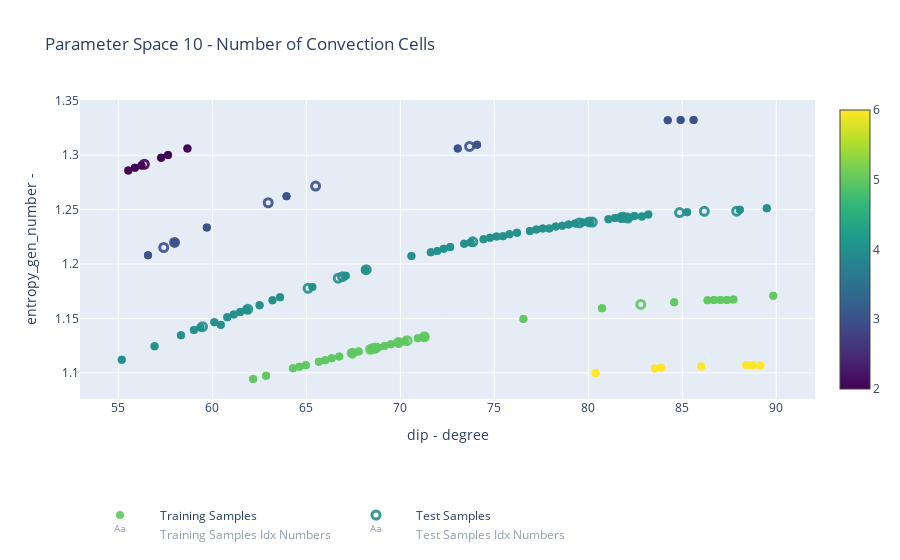

This figure's notebook cell:
### Code cell
# Stack the custom data: [sample_idx, zero_crossings]
custom_data_training = np.column_stack([
    parameters_training.index.to_numpy(),
    parameters_training['zero_crossings'].to_numpy()[:, 0]
])

custom_data_test = np.column_stack([
    parameters_test.index.to_numpy(),
    parameters_test['zero_crossings'].to_numpy()[:, 0]
])

vmin = min(parameters_training['zero_crossings'].values.min(), parameters_test['zero_crossings'].values.min())
vmax = max(parameters_training['zero_crossings'].values.max(), parameters_test['zero_crossings'].values.max())
cmap = 'viridis' #'portland'

# All Training Samples
fig = go.Figure(data=go.Scatter(
    x=parameters_training[x_key.get('key')],
    y=parameters_training[y_key.get('key')],
    mode='markers',
    text = parameters_training.index.to_numpy(),
    name = 'Training Samples',
    marker=dict(
        size=8,
        color=parameters_training['zero_crossings'].to_numpy()[:, 0],
        colorscale=cmap,
        showscale=True,
        opacity=0.9,
        cmin=vmin,
        cmax=vmax,
    ),
    customdata=custom_data_training,
    hovertemplate = (
        'Training Idx: %{customdata[0]:03d}<br>' +
        f'{x_key.get('key')}: %{{x:.2f}}<br>' +
        f'{y_key.get('key')}: %{{y:.2f}}<br>' +
        'zero_crossings: %{customdata[1]:d}<extra></extra>'
    )
))

# All Test Samples
fig.add_trace(go.Scatter(
    x=parameters_test[x_key.get('key')],
    y=parameters_test[y_key.get('key')],
    mode='markers',
    text = parameters_test.index.to_numpy(),
    name = 'Test Samples',
    marker=dict(
        size=8,
        color= 'rgba(0,0,0,0)',  # transparent fill
        line=dict(
            colorscale=cmap,
            color=parameters_test['zero_crossings'].to_numpy()[:, 0],
            width=3,
            cmin=vmin,
            cmax=vmax,
        ),
        showscale=False,
        opacity=0.9,

    ),
    customdata=custom_data_test,
    hovertemplate=(
        'Test Idx: %{customdata[0]:03d}<br>' +
        f'{x_key.get('key')}: %{{x:.2f}}<br>' +
        f'{y_key.get('key')}: %{{y:.2f}}<br>' +
        'zero_crossings: %{customdata[1]:d}<extra></extra>'
    )
))

if PARAMETER_SPACE == "07":
    fig.add_trace(go.Scatter(
        x=parameters_test[x_key.get('key')],
        y=parameters_test[('zero_crossings_vnc', 'No Unit')],  # entropy_gen_number_vnc
        mode='markers',
        text = parameters_test.index.to_numpy(),
        name = 'Test Samples VNC',
        marker_symbol = 'square',
        marker=dict(
            size=8,
            color= 'rgba(0,0,0,0)',  # transparent fill
            line=dict(
                colorscale=cmap,
                color=parameters_test['zero_crossings_vnc'].to_numpy()[:, 0],
                width=3,
                cmin=vmin,
                cmax=vmax,
            ),
            showscale=False,
            opacity=0.9,

        ),
        customdata=custom_data_test,
        hovertemplate=(
            'Test Idx: %{customdata[0]:03d}<br>' +
            f'{x_key.get('key')}: %{{x:.2f}}<br>' +
            f'{y_key.get('key')}: %{{y:.2f}}<br>' +
            'zero_crossings: %{customdata[1]:d}<extra></extra>'
        )
    ))

highlight_mask = parameters_training.index.isin(indices_to_highlight_training)
# Highlighted points
fig.add_trace(go.Scatter(
    x=parameters_training.loc[highlight_mask, x_key.get('key')],
    y=parameters_training.loc[highlight_mask, y_key.get('key')],
    mode='markers',
    name = 'Highlighted Training Samples',
    marker=dict(
        showscale = False,
        size=14,
        color='rgba(0,0,0,0)',  # Transparent fill
        line=dict(color='red', width=2)  # Red outline
    ),
    hoverinfo = 'skip'
))


highlight_mask = parameters_test.index.isin(indices_to_highlight_test)
# Highlighted points
fig.add_trace(go.Scatter(
    x=parameters_test.loc[highlight_mask, x_key.get('key')],
    y=parameters_test.loc[highlight_mask, y_key.get('key')],
    mode='markers',
    name = 'Critical Test Samples',
    marker=dict(
        showscale = False,
        size=14,
        color='rgba(0,0,0,0)',  # Transparent fill
        line=dict(color='magenta', width=2)  # Red outline
    ),
    hoverinfo = 'skip'
))

# All Training Samples
fig.add_trace(go.Scatter(
    x=parameters_training[x_key.get('key')],
    y=parameters_training[y_key.get('key')],
    mode='text',
    textposition='top center',
    text = parameters_training.index.to_numpy(),
    name = 'Training Samples Idx Numbers',
    hovertemplate='skip',
    visible='legendonly' 
))

fig.add_trace(go.Scatter(
    x=parameters_test[x_key.get('key')],
    y=parameters_test[y_key.get('key')],
    mode='text',
    textposition='top center',
    text = parameters_test.index.to_numpy(),
    name = 'Test Samples Idx Numbers',
    hovertemplate='skip',
    visible='legendonly' 
))

fig.update_layout(
    title=f'Parameter Space {PARAMETER_SPACE} - Number of Convection Cells',
    xaxis_title=' - '.join(x_key.get('key')),
    yaxis_title=' - '.join(y_key.get('key')),
    legend=dict(
        orientation="h",
        yanchor="bottom",
        y=-0.5,
        xanchor="left",
        x=0,
        traceorder="normal",
        itemwidth=70  # control spacing
    )
)

fig.show()
fig.write_html(ROOT / "data" / PARAMETER_SPACE / "Exports" / f"Zero_Crossing_{PARAMETER_SPACE}_{x_key.get('key')}_{y_key.get('key')}.html")

### Figure 1 — Plotly figure (JSON) as saved in the notebook; plotly's stock layout.template omitted (floating-point values rounded to 4 significant figures; data arrays with more than 128 entries replaced by an {"elided": "..."} marker saying what was removed)
{"data": [{"customdata": {"elided": "200x2 float values"}, "hovertemplate": "Training Idx: %{customdata[0]:03d}<br>('dip', 'degree'): %{x:.2f}<br>('entropy_gen_number', ''): %{y:.2f}<br>zero_crossings: %{customdata[1]:d}<extra></extra>", "marker": {"cmax": 6, "cmin": 2, "color": {"elided": "200 float values"}, "colorscale": [[0, "#440154"], [0.1111, "#482878"], [0.2222, "#3e4989"], [0.3333, "#31688e"], [0.4444, "#26828e"], [0.5556, "#1f9e89"], [0.6667, "#35b779"], [0.7778, "#6ece58"], [0.8889, "#b5de2b"], [1, "#fde725"]], "opacity": 0.9, "showscale": true, "size": 8}, "mode": "markers", "name": "Training Samples", "text": {"elided": "200 float values"}, "type": "scatter", "x": {"elided": "200 float values"}, "y": {"elided": "200 float values"}}, {"customdata": [[0.0, 4.0], [1.0, 5.0], [2.0, 4.0], [3.0, 4.0], [4.0, 3.0], [5.0, 4.0], [6.0, 4.0], [7.0, 3.0], [8.0, 2.0], [9.0, 5.0], [10.0, 4.0], [11.0, 4.0], [12.0, 5.0], [13.0, 5.0], [14.0, 3.0], [15.0, 5.0], [16.0, 3.0], [17.0, 4.0], [18.0, 4.0], [19.0, 4.0], [20.0, 4.0], [21.0, 5.0], [22.0, 4.0], [23.0, 4.0], [24.0, 5.0], [25.0, 3.0], [26.0, 4.0], [27.0, 5.0], [28.0, 4.0], [29.0, 4.0]], "hovertemplate": "Test Idx: %{customdata[0]:03d}<br>('dip', 'degree'): %{x:.2f}<br>('entropy_gen_number', ''): %{y:.2f}<br>zero_crossings: %{customdata[1]:d}<extra></extra>", "marker": {"color": "rgba(0,0,0,0)", "line": {"cmax": 6, "cmin": 2, "color": [4.0, 5.0, 4.0, 4.0, 3.0, 4.0, 4.0, 3.0, 2.0, 5.0, 4.0, 4.0, 5.0, 5.0, 3.0, 5.0, 3.0, 4.0, 4.0, 4.0, 4.0, 5.0, 4.0, 4.0, 5.0, 3.0, 4.0, 5.0, 4.0, 4.0], "colorscale": [[0, "#440154"], [0.1111, "#482878"], [0.2222, "#3e4989"], [0.3333, "#31688e"], [0.4444, "#26828e"], [0.5556, "#1f9e89"], [0.6667, "#35b779"], [0.7778, "#6ece58"], [0.8889, "#b5de2b"], [1, "#fde725"]], "width": 3}, "opacity": 0.9, "showscale": false, "size": 8}, "mode": "markers", "name": "Test Samples", "text": [0.0, 1.0, 2.0, 3.0, 4.0, 5.0, 6.0, 7.0, 8.0, 9.0, 10.0, 11.0, 12.0, 13.0, 14.0, 15.0, 16.0, 17.0, 18.0, 19.0, 20.0, 21.0, 22.0, 23.0, 24.0, 25.0, 26.0, 27.0, 28.0, 29.0], "type": "scatter", "x": [82.1, 68.41, 65.09, 68.18, 57.98, 80.21, 66.69, 73.68, 56.38, 68.58, 61.88, 81.88, 68.7, 69.9, 62.97, 67.44, 65.49, 59.47, 81.76, 87.89, 73.85, 82.79, 80.04, 86.17, 70.36, 57.41, 84.86, 71.28, 79.53, 66.92], "y": [1.242, 1.122, 1.178, 1.195, 1.22, 1.239, 1.187, 1.308, 1.292, 1.123, 1.158, 1.243, 1.123, 1.128, 1.256, 1.118, 1.272, 1.142, 1.243, 1.249, 1.22, 1.163, 1.239, 1.248, 1.13, 1.215, 1.247, 1.133, 1.238, 1.188]}, {"hoverinfo": "skip", "marker": {"color": "rgba(0,0,0,0)", "line": {"color": "red", "width": 2}, "showscale": false, "size": 14}, "mode": "markers", "name": "Highlighted Training Samples", "type": "scatter", "x": [], "y": []}, {"hoverinfo": "skip", "marker": {"color": "rgba(0,0,0,0)", "line": {"color": "magenta", "width": 2}, "showscale": false, "size": 14}, "mode": "markers", "name": "Critical Test Samples", "type": "scatter", "x": [], "y": []}, {"hovertemplate": "skip", "mode": "text", "name": "Training Samples Idx Numbers", "text": {"elided": "200 float values"}, "textposition": "top center", "type": "scatter", "visible": "legendonly", "x": {"elided": "200 float values"}, "y": {"elided": "200 float values"}}, {"hovertemplate": "skip", "mode": "text", "name": "Test Samples Idx Numbers", "text": [0.0, 1.0, 2.0, 3.0, 4.0, 5.0, 6.0, 7.0, 8.0, 9.0, 10.0, 11.0, 12.0, 13.0, 14.0, 15.0, 16.0, 17.0, 18.0, 19.0, 20.0, 21.0, 22.0, 23.0, 24.0, 25.0, 26.0, 27.0, 28.0, 29.0], "textposition": "top center", "type": "scatter", "visible": "legendonly", "x": [82.1, 68.41, 65.09, 68.18, 57.98, 80.21, 66.69, 73.68, 56.38, 68.58, 61.88, 81.88, 68.7, 69.9, 62.97, 67.44, 65.49, 59.47, 81.76, 87.89, 73.85, 82.79, 80.04, 86.17, 70.36, 57.41, 84.86, 71.28, 79.53, 66.92], "y": [1.242, 1.122, 1.178, 1.195, 1.22, 1.239, 1.187, 1.308, 1.292, 1.123, 1.158, 1.243, 1.123, 1.128, 1.256, 1.118, 1.272, 1.142, 1.243, 1.249, 1.22, 1.163, 1.239, 1.248, 1.13, 1.215, 1.247, 1.133, 1.238, 1.188]}], "layout": {"legend": {"itemwidth": 70, "orientation": "h", "traceorder": "normal", "x": 0, "xanchor": "left", "y": -0.5, "yanchor": "bottom"}, "title": {"text": "Parameter Space 10 - Number of Convection Cells"}, "xaxis": {"title": {"text": "dip - degree"}}, "yaxis": {"title": {"text": "entropy_gen_number - "}}}}
